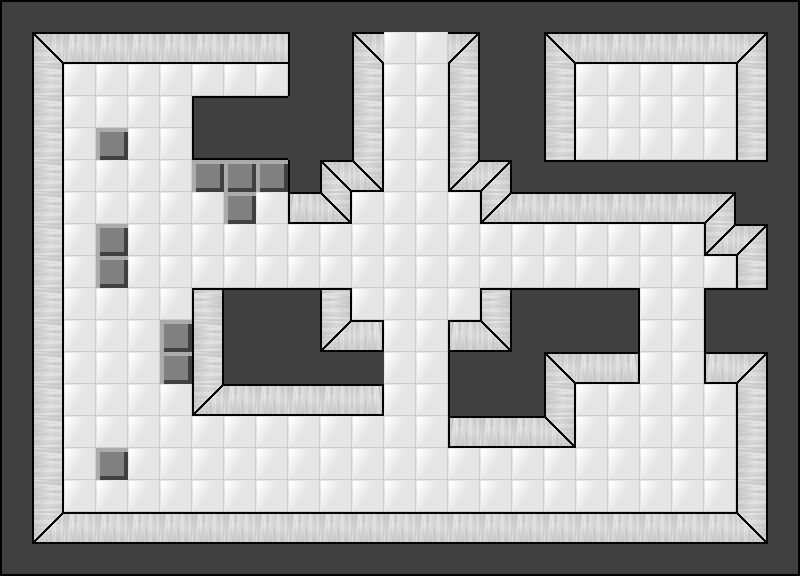

The image is a tile-based game level rendered from a .tmx file. Its description and source (layers, tilesets, objects; grid data summarised) follow:
An orthogonal 25x18 tile map with 32x32 px tiles, 2 tile layers (Tile Layer 1, Tile Layer 2), 2 tilesets and 36 objects (13x conveyor, 7x sign, 3x laser, 3x pit, 3x hiddenpit, ...).

<map version="1.0" orientation="orthogonal" width="25" height="18" tilewidth="32" tileheight="32">
 <tileset firstgid="1" name="room_tileset" tilewidth="32" tileheight="32">
  <image source="../graphics/room_tileset.png" trans="ff00ff" width="192" height="256" />
 </tileset>
 <tileset firstgid="49" name="GGJ2012" tilewidth="32" tileheight="32">
  <image source="../graphics/room_tileset.png" trans="ff00ff" width="192" height="256" />
 </tileset>
 <layer name="Tile Layer 1" width="25" height="18">
  <data>[450 cells, 450 non-empty, 1 distinct tile ids]</data>
 </layer>
 <layer name="Tile Layer 2" width="25" height="18">
  <data>[450 cells, 265 non-empty, 19 distinct tile ids]</data>
 </layer>
 <objectgroup name="Object Layer 1" width="25" height="18">
  <object name="Sign" type="sign" x="256" y="192" width="32" height="32">
   <properties>
    <property name="text" value="Lasers will destroy hesitant Candidates, but can only fire horizontally or vertically." />
   </properties>
  </object>
  <object name="Sign" type="sign" x="192" y="192" width="32" height="32">
   <properties>
    <property name="text" value="Saws cost lives. Candidates are advised to use caution at all times." />
   </properties>
  </object>
  <object name="Sign" type="sign" x="640" y="224" width="32" height="32">
   <properties>
    <property name="text" value="Terminals can be activated to open any linked Gates." />
   </properties>
  </object>
  <object name="Sign" type="sign" x="576" y="384" width="32" height="32">
   <properties>
    <property name="text" value="Conveyors allow Canidates to travel in a single direction only." />
   </properties>
  </object>
  <object name="Sign" type="sign" x="160" y="384" width="32" height="32">
   <properties>
    <property name="text" value="Beware: all Pits can cause premature death. Hidden Pits can be identified by watchful Candidates." />
   </properties>
  </object>
  <object name="ConE" type="conveyor" x="352" y="416" width="32" height="32">
   <properties>
    <property name="dir" value="e" />
   </properties>
  </object>
  <object name="ConE" type="conveyor" x="352" y="448" width="32" height="32">
   <properties>
    <property name="dir" value="e" />
   </properties>
  </object>
  <object name="ConE" type="conveyor" x="352" y="480" width="32" height="32">
   <properties>
    <property name="dir" value="e" />
   </properties>
  </object>
  <object name="ConW" type="conveyor" x="544" y="448" width="32" height="32">
   <properties>
    <property name="dir" value="w" />
   </properties>
  </object>
  <object name="ConW" type="conveyor" x="512" y="448" width="32" height="32">
   <properties>
    <property name="dir" value="w" />
   </properties>
  </object>
  <object name="ConW" type="conveyor" x="480" y="448" width="32" height="32">
   <properties>
    <property name="dir" value="w" />
   </properties>
  </object>
  <object name="ConW" type="conveyor" x="448" y="448" width="32" height="32">
   <properties>
    <property name="dir" value="w" />
   </properties>
  </object>
  <object name="Terminal_1" type="button" x="672" y="224" width="32" height="32">
   <properties>
    <property name="id" value="1" />
   </properties>
  </object>
  <object name="Gate_1" type="gate" x="640" y="320" width="64" height="32">
   <properties>
    <property name="id" value="1" />
   </properties>
  </object>
  <object name="Laser" type="laser" x="256" y="64" width="32" height="32" />
  <object name="Laser" type="laser" x="96" y="96" width="32" height="32" />
  <object name="Laser" type="laser" x="64" y="128" width="32" height="32" />
  <object name="Saw" type="blade" x="96" y="320" width="32" height="32" />
  <object name="Saw" type="blade" x="160" y="128" width="32" height="32" />
  <object name="Pit" type="pit" x="224" y="416" width="32" height="32" />
  <object name="Pit" type="pit" x="256" y="416" width="32" height="32" />
  <object name="Pit" type="pit" x="288" y="416" width="32" height="32" />
  <object name="H_Pit" type="hiddenpit" x="224" y="480" width="32" height="32" />
  <object name="H_Pit" type="hiddenpit" x="256" y="480" width="32" height="32" />
  <object name="H_Pit" type="hiddenpit" x="288" y="480" width="32" height="32" />
  <object name="Terminal_2" type="button" x="704" y="384" width="32" height="32">
   <properties>
    <property name="id" value="2" />
   </properties>
  </object>
  <object name="Gate_2" type="gate" x="384" y="128" width="64" height="32">
   <properties>
    <property name="id" value="2" />
   </properties>
  </object>
  <object name="ConW" type="conveyor" x="512" y="480" width="32" height="32">
   <properties>
    <property name="dir" value="w" />
   </properties>
  </object>
  <object name="ConW" type="conveyor" x="480" y="480" width="32" height="32">
   <properties>
    <property name="dir" value="w" />
   </properties>
  </object>
  <object name="ConW" type="conveyor" x="448" y="480" width="32" height="32">
   <properties>
    <property name="dir" value="w" />
   </properties>
  </object>
  <object name="ConW" type="conveyor" x="544" y="480" width="32" height="32">
   <properties>
    <property name="dir" value="w" />
   </properties>
  </object>
  <object name="ConN" type="conveyor" x="384" y="352" width="32" height="32">
   <properties>
    <property name="dir" value="n" />
   </properties>
  </object>
  <object name="ConN" type="conveyor" x="416" y="352" width="32" height="32">
   <properties>
    <property name="dir" value="n" />
   </properties>
  </object>
  <object name="Sign" type="sign" x="448" y="192" width="32" height="32">
   <properties>
    <property name="text" value="Welcome to Multi User Deathtrap. Please be aware that your financial guarantor will be billed for cleanup expenses upon your death." />
   </properties>
  </object>
  <object name="Sign" type="sign" x="352" y="192" width="32" height="32">
   <properties>
    <property name="text" value="Welcome to Multi User Deathtrap. Remember to obey your Controller, and have fun within standard state-enforced parameters." />
   </properties>
  </object>
  <object name="Door" type="door" x="384" y="32" width="64" height="32" />
 </objectgroup>
</map>
